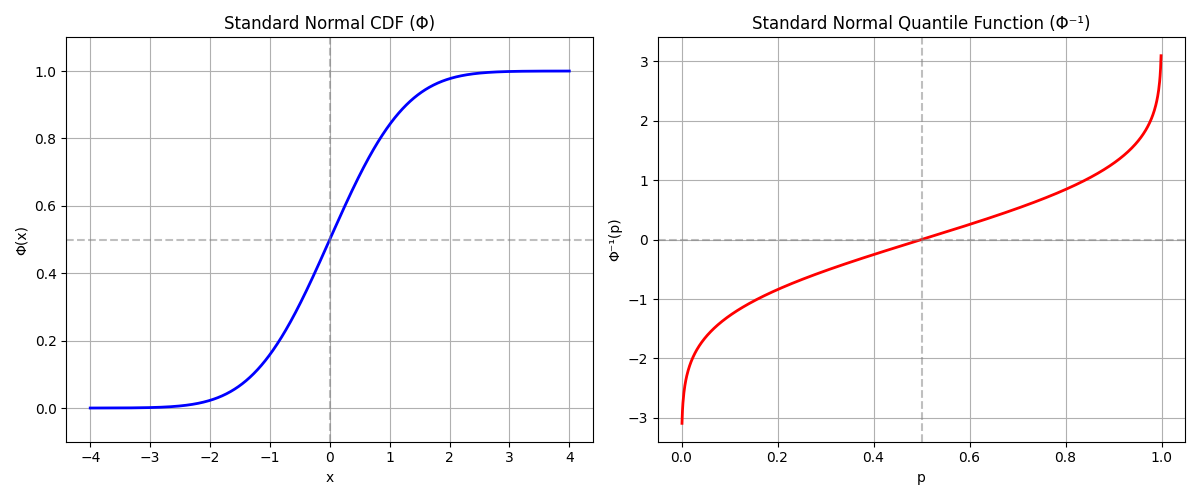

The Python source for this figure:
import numpy as np
import matplotlib.pyplot as plt
from scipy.stats import norm

# Create figure with two subplots side by side
fig, (ax1, ax2) = plt.subplots(1, 2, figsize=(12, 5))

# Generate x values for CDF
x_cdf = np.linspace(-4, 4, 1000)
# Calculate CDF values using scipy's norm.cdf
y_cdf = norm.cdf(x_cdf)

# Generate p values for quantile function (from 0 to 1)
p = np.linspace(0.001, 0.999, 1000)  # avoid exact 0 and 1 due to infinity
# Calculate quantile values using scipy's norm.ppf (percent point function = quantile function)
x_quantile = norm.ppf(p)

# Plot CDF
ax1.plot(x_cdf, y_cdf, 'b-', lw=2)
ax1.grid(True)
ax1.set_title('Standard Normal CDF (Φ)')
ax1.set_xlabel('x')
ax1.set_ylabel('Φ(x)')
ax1.set_ylim(-0.1, 1.1)

# Plot quantile function
ax2.plot(p, x_quantile, 'r-', lw=2)
ax2.grid(True)
ax2.set_title('Standard Normal Quantile Function (Φ⁻¹)')
ax2.set_xlabel('p')
ax2.set_ylabel('Φ⁻¹(p)')

# Add horizontal and vertical lines at 0.5 probability and 0 value
ax1.axhline(y=0.5, color='gray', linestyle='--', alpha=0.5)
ax1.axvline(x=0, color='gray', linestyle='--', alpha=0.5)
ax2.axhline(y=0, color='gray', linestyle='--', alpha=0.5)
ax2.axvline(x=0.5, color='gray', linestyle='--', alpha=0.5)

plt.tight_layout()
plt.show()
